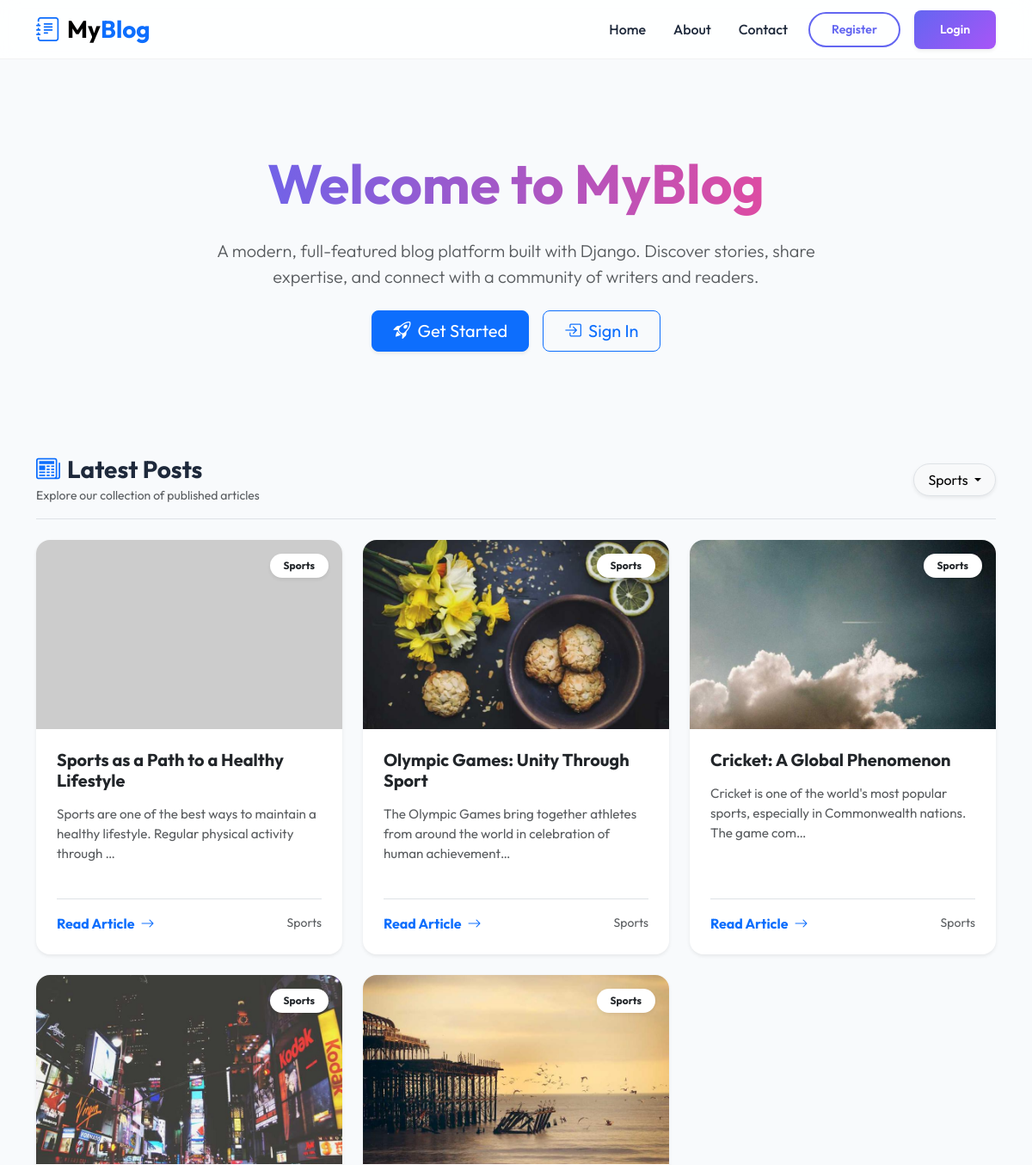
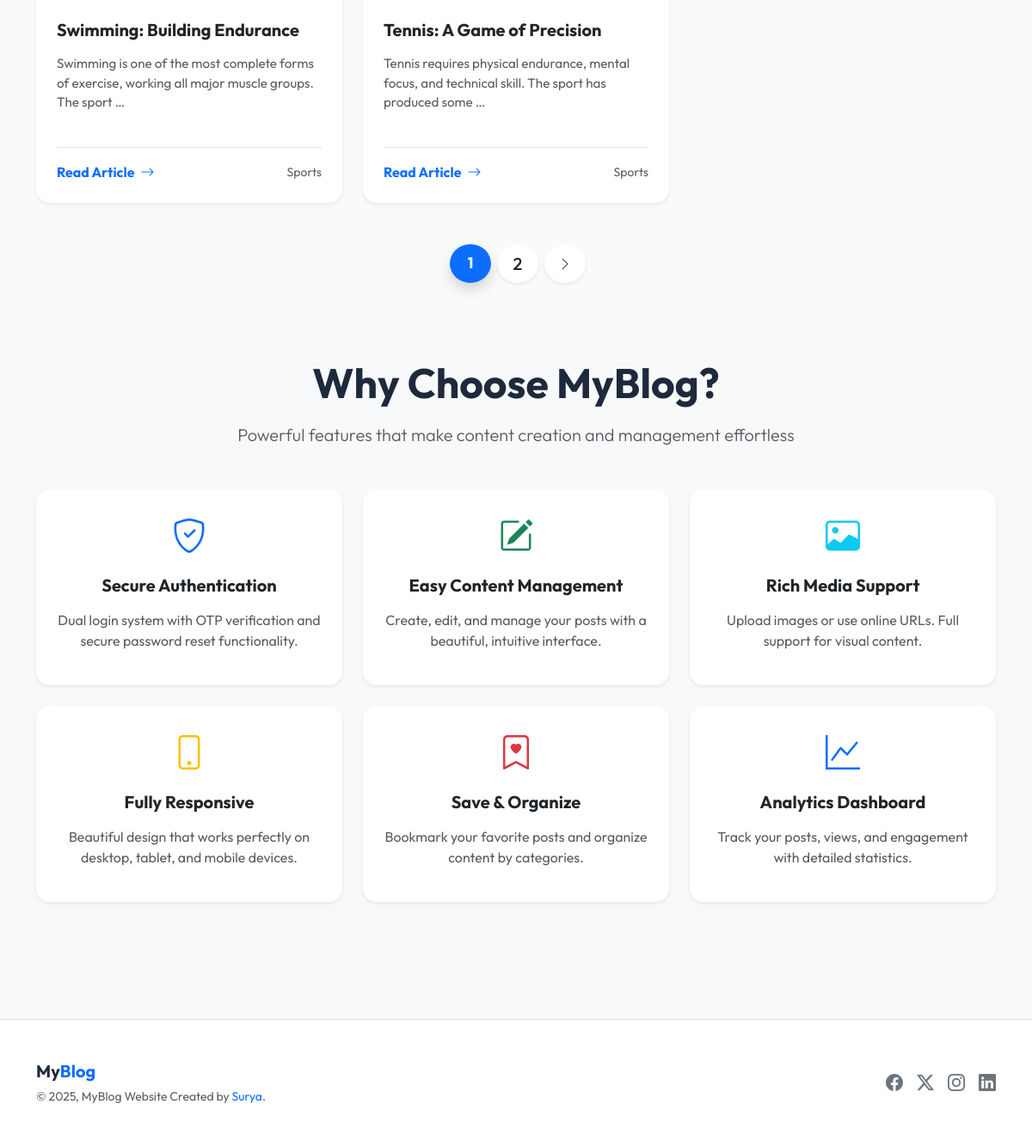
/?category=Sports, run on the app's committed database (2 pictures, top to bottom).
### blog/models.py (models this page shows, shortened)
class Category(models.Model):
    name = models.CharField(max_length=100)

class Post(models.Model):
    title = models.CharField(max_length=100)
    content = models.TextField()
    img_url = models.ImageField(max_length=500, null=True, blank=True, upload_to="posts/images")
    image_url_online = models.URLField(max_length=500, null=True, blank=True, help_text="Online image URL (if provided instead of file upload)")
    created_at = models.DateTimeField(auto_now_add=True)
    slug = models.SlugField(max_length=500, blank=True, null=True)
    category = models.ForeignKey(Category, on_delete=models.CASCADE)
    user = models.ForeignKey(User, on_delete=models.CASCADE, null=True, blank=True)
    saved_by = models.ManyToManyField(User, related_name='saved_posts', blank=True)
    is_published = models.BooleanField(default=False)
    @property
    def formatted_img_url(self):
        category_seeds = {
            "Technology": "tech",
            "Science": "science",
            "Art": "art",
            "Sports": "sports",
            "Food": "food",
        }
        if self.image_url_online:
            return self.image_url_online
        if self.img_url and hasattr(self.img_url, 'name') and self.img_url.name:
            try:
                file_path = os.path.join(settings.MEDIA_ROOT, self.img_url.name)
                if os.path.exists(file_path) and os.path.getsize(file_path) > 0:
                    uploaded_url = self.img_url.url
                    if uploaded_url.startswith(('http://', 'https://')):
                        return uploaded_url
                    return uploaded_url
            except (ValueError, AttributeError, OSError, Exception):
                pass
        if self.id and self.category:
            category_name = self.category.name
            base_seed = category_seeds.get(category_name, "default")
            title_hash = hashlib.md5(self.title.encode()).hexdigest()[:8] if self.title else "00000000"
            content_hash = hashlib.md5(self.content.encode()).hexdigest()[:4] if self.content else "0000"
            unique_seed = f"{base_seed}_{self.id}_{title_hash}_{content_hash}"
            return f"https://picsum.photos/seed/{unique_seed}/800/600"
        else:
            return f"https://picsum.photos/seed/default_{self.id or 'new'}/800/600"

### blog/views.py (the view)
# urls.py: path("", views.index, name="index"),
def index(request):
    blog_title = "Latest Posts"
    all_posts = Post.objects.filter(is_published=True).order_by('-created_at')  # Newest first
    categories = Category.objects.all()
    category_name = request.GET.get("category")
    if category_name:
        all_posts = all_posts.filter(category__name=category_name)
        blog_title = f"{category_name} Posts"
    total_posts = Post.objects.filter(is_published=True).count()
    total_categories = Category.objects.count()
    total_users = User.objects.count()
    recent_posts_count = Post.objects.filter(is_published=True).order_by('-created_at')[:5].count()
    paginator = Paginator(all_posts, 5)
    page_number = request.GET.get("page")
    page_obj = paginator.get_page(page_number)
    custom_range = page_obj.paginator.get_elided_page_range(
        page_obj.number,
        on_each_side=1,
        on_ends=1
    )
    return render(
        request,
        "blog/index.html",
        {
            "blog_title": blog_title,
            "page_obj": page_obj,
            "paginator": paginator,
            "categories": categories,
            "current_category": category_name,
            "custom_range": custom_range,
            "total_posts": total_posts,
            "total_categories": total_categories,
            "total_users": total_users,
            "recent_posts_count": recent_posts_count,
        }
    )

### blog/templates/blog/index.html (shortened to what this page needs)
{% extends 'blog/base.html' %}
{% block content %}
<section class="py-5 text-center container">
    <div class="row py-lg-5 animate__animated animate__fadeInDown">
        <div class="col-lg-8 col-md-10 mx-auto">
            <h1 class="fw-bold display-3 text-gradient mb-4">Welcome to MyBlog</h1>
            <p class="lead text-muted fs-5 mb-4">A modern, full-featured blog platform built with Django. Discover stories, share expertise, and connect with a community of writers and readers.</p>
            <div class="d-flex gap-3 justify-content-center flex-wrap">
                {% if not user.is_authenticated %}
                <a href="{% url 'blog:register' %}" class="btn btn-primary btn-lg px-4 shadow-sm">
                    <i class="bi bi-rocket-takeoff me-2"></i>Get Started
                </a>
                <a href="{% url 'blog:login' %}" class="btn btn-outline-primary btn-lg px-4">
                    <i class="bi bi-box-arrow-in-right me-2"></i>Sign In
                </a>
                {% endif %}
            </div>
        </div>
    </div>
</section>
<div class="container py-4">
    <div class="d-flex justify-content-between align-items-center mb-4 border-bottom pb-3">
        <div>
            <h3 class="fw-bold m-0"><i class="bi bi-newspaper me-2 text-primary"></i>Latest Posts</h3>
            <p class="text-muted small mb-0 mt-1">Explore our collection of published articles</p>
        </div>
        <div class="dropdown">
            <button class="btn btn-light dropdown-toggle rounded-pill px-3 border shadow-sm" type="button"
                id="dropdownMenuButton1" data-bs-toggle="dropdown" aria-expanded="false">
                {{ current_category|default:"All Categories" }}
            </button>
        </div>
    </div>
    {% if page_obj %}
    <div class="row row-cols-1 row-cols-md-3 g-4">
        {% for post in page_obj %}
        <div class="col">
            <div class="card h-100 card-hover border-0 rounded-4 overflow-hidden shadow-sm">
                <div class="position-relative overflow-hidden">
                    <img src="{{post.formatted_img_url}}" class="card-img-top zoom-effect" alt="{{post.title}}"
                        style="height: 220px; object-fit: cover;">
                    <span
                        class="position-absolute top-0 end-0 bg-white badge text-dark m-3 rounded-pill shadow-sm py-2 px-3 fw-bold">
                        {{post.category.name|default:"General"}}
                    </span>
                </div>
                <div class="card-body d-flex flex-column p-4">
                    <h5 class="card-title fw-bold mb-3">{{ post.title }}</h5>
                    <p class="card-text text-muted flex-grow-1" style="font-size: 0.95rem;">
                        {{ post.content|truncatechars:100 }}
                    </p>
                    <div class="mt-4 pt-3 border-top d-flex justify-content-between align-items-center">
                        <a href="{% url 'blog:detail' slug=post.slug %}"
                            class="text-primary fw-bold text-decoration-none">Read Article <i
                                class="bi bi-arrow-right ms-1"></i></a>
                        <small class="text-muted">{{post.category.name}}</small>
                    </div>
                </div>
            </div>
        </div>
        {% endfor %}
    </div>
    <div class="mt-5 d-flex justify-content-center">
        {% if page_obj.has_other_pages %}
        <nav aria-label="Page navigation">
            <ul class="pagination pagination-lg align-items-center g-2">
                {% for i in custom_range %}
                {% if page_obj.number == i %}
                <li class="page-item active mx-1" aria-current="page">
                    <span
                        class="page-link border-0 shadow rounded-circle d-flex align-items-center justify-content-center bg-primary text-white fw-bold"
                        style="width: 45px; height: 45px; font-size: 1.1rem;">{{ i }}</span>
                </li>
                {% elif i == paginator.ELLIPSIS %}
                <li class="page-item disabled mx-1">
                    <span
                        class="page-link border-0 bg-transparent text-muted d-flex align-items-center justify-content-center"
                        style="width: 45px; height: 45px; font-size: 1.2rem;">...</span>
                </li>
                {% else %}
                <li class="page-item mx-1">
                    <a class="page-link border-0 shadow-sm rounded-circle d-flex align-items-center justify-content-center text-dark bg-white hover-up"
                        style="width: 45px; height: 45px; font-weight: 500;"
                        href="?page={{ i }}{% if current_category %}&category={{ current_category }}{% endif %}">
                        {{ i }}
                    </a>
                </li>
                {% endif %}
                {% endfor %}
                {% if page_obj.has_next %}
                <li class="page-item ms-1">
                    <a class="page-link border-0 shadow-sm rounded-circle d-flex align-items-center justify-content-center"
                        style="width: 45px; height: 45px; color: #2d3748; background-color: #fff;"
                        href="?page={{ page_obj.next_page_number }}{% if current_category %}&category={{ current_category }}{% endif %}"
                        aria-label="Next">
                        <i class="bi bi-chevron-right" style="font-size: 1rem;"></i>
                    </a>
                </li>
                {% endif %}
            </ul>
        </nav>
        {% endif %}
    </div>
    {% endif %}
</div>
<section class="py-5 bg-light mb-5">
    <div class="container">
        <div class="text-center mb-5">
            <h2 class="fw-bold display-5 mb-3">Why Choose MyBlog?</h2>
            <p class="text-muted lead">Powerful features that make content creation and management effortless</p>
        </div>
        <div class="row g-4">
            <div class="col-md-4">
                <div class="card border-0 shadow-sm rounded-4 p-4 h-100 text-center">
                    <div class="mb-3">
                        <i class="bi bi-shield-check fs-1 text-primary"></i>
                    </div>
                    <h5 class="fw-bold mb-3">Secure Authentication</h5>
                    <p class="text-muted">Dual login system with OTP verification and secure password reset functionality.</p>
                </div>
            </div>
            <div class="col-md-4">
                <div class="card border-0 shadow-sm rounded-4 p-4 h-100 text-center">
                    <div class="mb-3">
                        <i class="bi bi-pencil-square fs-1 text-success"></i>
                    </div>
                    <h5 class="fw-bold mb-3">Easy Content Management</h5>
                    <p class="text-muted">Create, edit, and manage your posts with a beautiful, intuitive interface.</p>
                </div>
            </div>
            <div class="col-md-4">
                <div class="card border-0 shadow-sm rounded-4 p-4 h-100 text-center">
                    <div class="mb-3">
                        <i class="bi bi-image fs-1 text-info"></i>
                    </div>
                    <h5 class="fw-bold mb-3">Rich Media Support</h5>
                    <p class="text-muted">Upload images or use online URLs. Full support for visual content.</p>
                </div>
            </div>
            <div class="col-md-4">
                <div class="card border-0 shadow-sm rounded-4 p-4 h-100 text-center">
                    <div class="mb-3">
                        <i class="bi bi-phone fs-1 text-warning"></i>
                    </div>
                    <h5 class="fw-bold mb-3">Fully Responsive</h5>
                    <p class="text-muted">Beautiful design that works perfectly on desktop, tablet, and mobile devices.</p>
                </div>
            </div>
            <div class="col-md-4">
                <div class="card border-0 shadow-sm rounded-4 p-4 h-100 text-center">
                    <div class="mb-3">
                        <i class="bi bi-bookmark-heart fs-1 text-danger"></i>
                    </div>
                    <h5 class="fw-bold mb-3">Save & Organize</h5>
                    <p class="text-muted">Bookmark your favorite posts and organize content by categories.</p>
                </div>
            </div>
            <div class="col-md-4">
                <div class="card border-0 shadow-sm rounded-4 p-4 h-100 text-center">
                    <div class="mb-3">
                        <i class="bi bi-graph-up fs-1 text-primary"></i>
                    </div>
                    <h5 class="fw-bold mb-3">Analytics Dashboard</h5>
                    <p class="text-muted">Track your posts, views, and engagement with detailed statistics.</p>
                </div>
            </div>
        </div>
    </div>
</section>
{% endblock %}

### blog/static/blog/style.css (style rules this page uses)
:root { --primary-color: #6366f1; --primary-hover: #4f46e5; --secondary-color: #ec4899; --bg-color: #f8fafc; --text-color: #0f172a; --nav-bg: rgba(255, 255, 255, 0.85); --card-bg: #ffffff; --card-shadow: 0 4px 6px -1px rgb(0 0 0 / 0.1), 0 2px 4px -2px rgb(0 0 0 / 0.1); --card-shadow-hover: 0 10px 15px -3px rgb(0 0 0 / 0.1), 0 4px 6px -4px rgb(0 0 0 / 0.1); }
body { background-color: var(--bg-color); color: var(--text-color); }
a { text-decoration: none; transition: color 0.3s ease; }
.card-hover { transition: all 0.3s ease; border: none; box-shadow: var(--card-shadow); }
.text-gradient { background: linear-gradient(to right, var(--primary-color), #ec4899); -webkit-background-clip: text; -webkit-text-fill-color: transparent; }
.zoom-effect { transition: transform 0.5s ease; transform-style: preserve-3d; }

### blog/templates/blog/base.html (style rules this page uses)
:root { --primary-color: #6366f1; --secondary-color: #a855f7; --bg-color: #f8fafc; --text-color: #1e293b; --card-bg: #ffffff; }
body { font-family: 'Outfit', sans-serif; background-color: var(--bg-color); color: var(--text-color); display: flex; flex-direction: column; min-height: 100vh; }

### data on the page
Category: name "Sports"
Post: category.name "Sports", title "Sports as a Path to a Healthy Lifestyle", content "Sports are one of the best ways to maintain a healthy lifestyle. Regular physical activity through …"
Post: formatted_img_url (picture), category.name "Sports", title "Olympic Games: Unity Through Sport", content "The Olympic Games bring together athletes from around the world in celebration of human achievement…"
Post: formatted_img_url (picture), category.name "Sports", title "Cricket: A Global Phenomenon", content "Cricket is one of the world's most popular sports, especially in Commonwealth nations. The game com…"
Post: formatted_img_url (picture), category.name "Sports", title "Swimming: Building Endurance", content "Swimming is one of the most complete forms of exercise, working all major muscle groups. The sport …"
Post: formatted_img_url (picture), category.name "Sports", title "Tennis: A Game of Precision", content "Tennis requires physical endurance, mental focus, and technical skill. The sport has produced some …"

### other printed values
{{ i }} "1"
{{ i }} "2"
